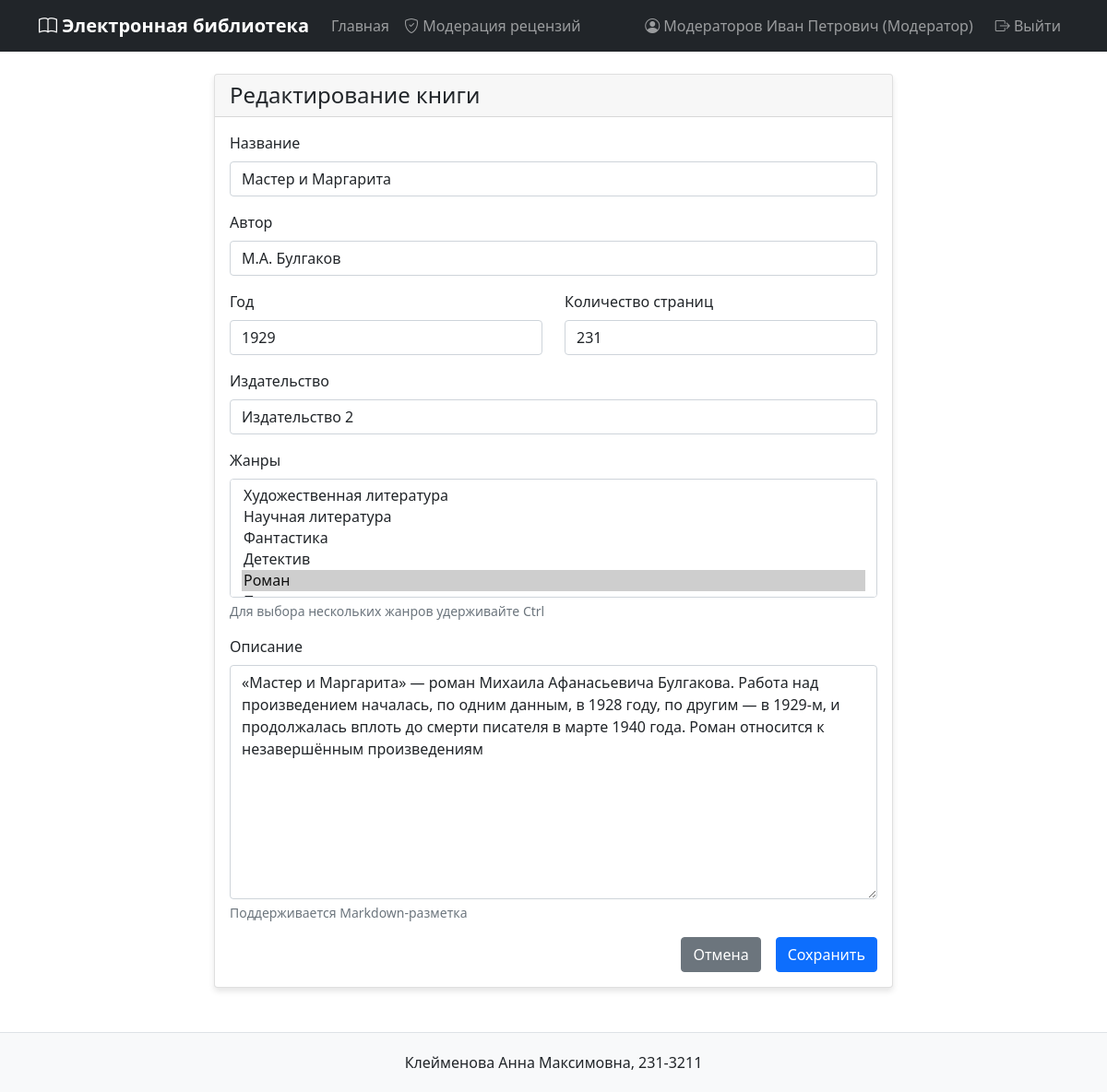
The app's page /book/3/edit (signed in) with its own data.
### models.py (models this page shows, shortened)
class User(UserMixin, db.Model):
    __tablename__ = 'users'
    id = db.Column(db.Integer, primary_key=True)
    login = db.Column(db.String(100), nullable=False, unique=True)
    password_hash = db.Column(db.String(255), nullable=False)
    last_name = db.Column(db.String(100), nullable=False)
    first_name = db.Column(db.String(100), nullable=False)
    middle_name = db.Column(db.String(100))
    role_id = db.Column(db.Integer, db.ForeignKey('roles.id'), nullable=False)
    reviews = db.relationship('Review', backref='user', lazy=True, cascade='all, delete-orphan')
    collections = db.relationship('Collection', backref='user', lazy=True, cascade='all, delete-orphan')
    def get_full_name(self):
        if self.middle_name:
            return f"{self.last_name} {self.first_name} {self.middle_name}"
        return f"{self.last_name} {self.first_name}"

class Role(db.Model):
    __tablename__ = 'roles'
    id = db.Column(db.Integer, primary_key=True)
    name = db.Column(db.String(100), nullable=False, unique=True)
    description = db.Column(db.Text)
    users = db.relationship('User', backref='role', lazy=True)

class Book(db.Model):
    __tablename__ = 'books'
    id = db.Column(db.Integer, primary_key=True)
    title = db.Column(db.String(255), nullable=False)
    description = db.Column(db.Text, nullable=False)
    year = db.Column(db.Integer, nullable=False)
    publisher = db.Column(db.String(255), nullable=False)
    author = db.Column(db.String(255), nullable=False)
    pages = db.Column(db.Integer, nullable=False)
    genres = db.relationship('Genre', secondary=book_genres, lazy='subquery',
                           backref=db.backref('books', lazy=True))
    covers = db.relationship('Cover', backref='book', lazy=True, cascade='all, delete-orphan')
    reviews = db.relationship('Review', backref='book', lazy=True, cascade='all, delete-orphan')
    collections = db.relationship('Collection', secondary='book_collections', backref='books')

### app.py (the view, shortened to what this page needs)
@app.route('/book/<int:book_id>/edit', methods=['GET', 'POST'])
@login_required
def edit_book(book_id):
    if not has_permission(['Администратор', 'Модератор']):
        flash('У вас недостаточно прав для выполнения данного действия')
        return redirect(url_for('index'))
    book = Book.query.get_or_404(book_id)
    form = BookForm(obj=book)
    form.genres.choices = [(g.id, g.name) for g in Genre.query.all()]
    if request.method == 'GET':
        form.genres.data = [g.id for g in book.genres]
    return render_template('book_form.html', form=form, title='Редактирование книги', book=book)

### forms.py
class BookForm(FlaskForm):
    title = StringField('Название', validators=[DataRequired(), Length(max=255)])
    description = TextAreaField('Описание', validators=[DataRequired()])
    year = IntegerField('Год', validators=[DataRequired(), NumberRange(min=1000, max=2100)])
    publisher = StringField('Издательство', validators=[DataRequired(), Length(max=255)])
    author = StringField('Автор', validators=[DataRequired(), Length(max=255)])
    pages = IntegerField('Количество страниц', validators=[DataRequired(), NumberRange(min=1)])
    genres = SelectMultipleField('Жанры', coerce=int)
    cover = FileField('Обложка', validators=[FileAllowed(['jpg', 'jpeg', 'png', 'gif'], 'Только изображения!')])
    submit = SubmitField('Сохранить')

### app.py (called while the page is built)
@login_manager.user_loader
def load_user(user_id):
    return User.query.get(int(user_id))

def has_permission(required_roles):
    if not current_user.is_authenticated:
        return False
    return current_user.role.name in required_roles

### templates/book_form.html (shortened to what this page needs)
{% extends "base.html" %}
{% block content %}
<div class="row justify-content-center">
    <div class="col-md-8">
        <div class="card">
            <div class="card-header">
                <h4 class="card-title mb-0">{{ title }}</h4>
            </div>
            <div class="card-body">
                <form method="POST" enctype="multipart/form-data">
                    <div class="mb-3">
                        {{ form.title.label(class="form-label") }}
                        {{ form.title(class="form-control") }}
                    </div>
                    <div class="mb-3">
                        {{ form.author.label(class="form-label") }}
                        {{ form.author(class="form-control") }}
                    </div>
                    <div class="row">
                        <div class="col-md-6">
                            <div class="mb-3">
                                {{ form.year.label(class="form-label") }}
                                {{ form.year(class="form-control") }}
                            </div>
                        </div>
                        <div class="col-md-6">
                            <div class="mb-3">
                                {{ form.pages.label(class="form-label") }}
                                {{ form.pages(class="form-control") }}
                            </div>
                        </div>
                    </div>
                    <div class="mb-3">
                        {{ form.publisher.label(class="form-label") }}
                        {{ form.publisher(class="form-control") }}
                    </div>
                    <div class="mb-3">
                        {{ form.genres.label(class="form-label") }}
                        {{ form.genres(class="form-select", size=5, multiple=True) }}
                        <div class="form-text">Для выбора нескольких жанров удерживайте Ctrl</div>
                    </div>
                    <div class="mb-3">
                        {{ form.description.label(class="form-label") }}
                        {{ form.description(class="form-control", rows=10) }}
                        <div class="form-text">Поддерживается Markdown-разметка</div>
                    </div>
                    <div class="d-grid gap-2 d-md-flex justify-content-md-end">
                        <a href="{% if book %}{{ url_for('book_detail', book_id=book.id) }}{% else %}{{ url_for('index') }}{% endif %}"
                           class="btn btn-secondary me-md-2">Отмена</a>
                        <button type="submit" class="btn btn-primary">Сохранить</button>
                    </div>
                </form>
            </div>
        </div>
    </div>
</div>
{% endblock %}

### templates/base.html (shortened to what this page needs)
<!DOCTYPE html>
<html lang="ru">
<head>
    <link href="https://cdn.jsdelivr.net/npm/bootstrap@5.1.3/dist/css/bootstrap.min.css" rel="stylesheet">
    <link rel="stylesheet" href="https://cdn.jsdelivr.net/npm/bootstrap-icons@1.7.2/font/bootstrap-icons.css">
    <link rel="stylesheet" href="{{ url_for('static', filename='css/style.css') }}">
</head>
<body>
    <nav class="navbar navbar-expand-lg navbar-dark bg-dark">
        <div class="container">
            <a class="navbar-brand" href="{{ url_for('index') }}">
                <i class="bi bi-book"></i> Электронная библиотека
            </a>
            <div class="collapse navbar-collapse" id="navbarNav">
                <ul class="navbar-nav me-auto">
                    <li class="nav-item">
                        <a class="nav-link" href="{{ url_for('index') }}">Главная</a>
                    </li>
                    {% if current_user.is_authenticated and current_user.role.name in ['Модератор', 'Администратор'] %}
                    <li class="nav-item">
                        <a class="nav-link" href="{{ url_for('moderation_reviews') }}">
                            <i class="bi bi-shield-check"></i> Модерация рецензий
                        </a>
                    </li>
                    {% endif %}
                </ul>
                <div class="navbar-nav">
                    {% if current_user.is_authenticated %}
                        <span class="navbar-text me-3">
                            <i class="bi bi-person-circle"></i>
                            {{ current_user.get_full_name() }} ({{ current_user.role.name }})
                        </span>
                        <a class="nav-link" href="{{ url_for('logout') }}">
                            <i class="bi bi-box-arrow-right"></i> Выйти
                        </a>
                    {% else %}
                        <a class="nav-link" href="{{ url_for('login') }}">
                            <i class="bi bi-box-arrow-in-right"></i> Войти
                        </a>
                    {% endif %}
                </div>
            </div>
        </div>
    </nav>
    <div class="container mt-4">
        {% block content %}{% endblock %}
    </div>
    <footer class="footer mt-5">
        <div class="container text-center">
            <p class="mb-0">Клейменова Анна Максимовна, 231-3211</p>
        </div>
    </footer>
</body>
</html>

### static/css/style.css (style rules this page uses)
body { font-family: 'Segoe UI', Tahoma, Geneva, Verdana, sans-serif; }
.navbar-brand { font-weight: bold; }
.card { box-shadow: 0 4px 6px rgba(0, 0, 0, 0.1); transition: box-shadow 0.3s ease; }
.footer { margin-top: 50px; padding: 20px 0; background-color: #f8f9fa; border-top: 1px solid #dee2e6; }

### records on screen
User: get_full_name "Модераторов Иван Петрович"
Role: role.name "Модератор"
Book: title "Мастер и Маргарита", author "М.А. Булгаков", year "1929", pages "231", publisher "Издательство 2", description "«Мастер и Маргарита» — роман Михаила Афанасьевича Булгакова. Работа над произведением началась, по одним данным, в 1928 году, по другим — в 1929-м, и продолжалась вплоть до смерти писателя в марте 1940 года. Роман относится к незавершённым произведениям"

### other values on screen
{{ title }} "Редактирование книги"
